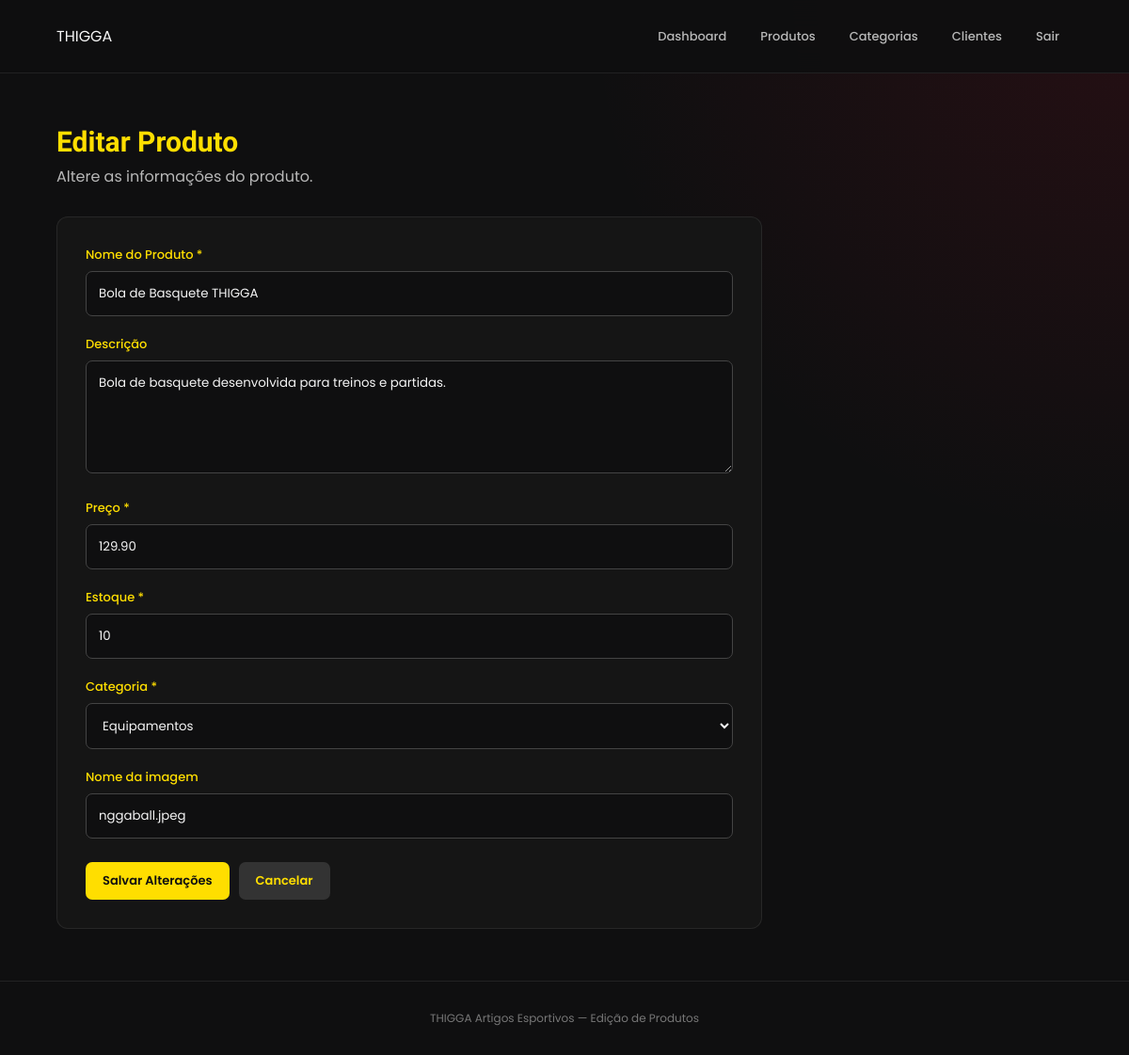
Page /admin/produtos/editar.php?id=7 (signed in) on the committed database.
### tables this page shows
CREATE TABLE IF NOT EXISTS produtos (

    id INT AUTO_INCREMENT PRIMARY KEY,

    nome VARCHAR(150) NOT NULL,

    descricao TEXT,

    preco DECIMAL(10,2) NOT NULL DEFAULT 0.00,

    estoque INT NOT NULL DEFAULT 0,

    imagem VARCHAR(255),

    categoria_id INT,

    CONSTRAINT fk_produto_categoria
        FOREIGN KEY (categoria_id)
        REFERENCES categorias(id)
        ON DELETE SET NULL
        ON UPDATE CASCADE

);

CREATE TABLE IF NOT EXISTS categorias (

    id INT AUTO_INCREMENT PRIMARY KEY,

    nome VARCHAR(100) NOT NULL,

    descricao TEXT

);

### admin/produtos/editar.php (the view, shortened to what this page needs)
<?php
require_once "../../config/conexao.php";
$id = filter_input(
    INPUT_GET,
    "id",
    FILTER_VALIDATE_INT
);
$sql = "
    SELECT *
    FROM produtos
    WHERE id = :id
    LIMIT 1
";
$stmt = $pdo->prepare($sql);
$stmt->bindValue(":id", $id, PDO::PARAM_INT);
$stmt->execute();
$produto = $stmt->fetch(PDO::FETCH_ASSOC);
$sqlCategorias = "
    SELECT *
    FROM categorias
    ORDER BY nome ASC
";
$stmtCategorias = $pdo->query($sqlCategorias);
$categorias = $stmtCategorias->fetchAll(
    PDO::FETCH_ASSOC
);
?>
<!DOCTYPE html>
<html lang="pt-BR">
<head>
    <link
        rel="stylesheet"
        href="../../assets/css/admin.css"
    >
</head>
<body>
<header class="admin-header">
    <div class="admin-logo">
        THIGGA
    </div>
    <nav class="admin-menu">
        <a href="../dashboard.php">
            Dashboard
        </a>
        <a href="listar.php">
            Produtos
        </a>
        <a href="../categorias/listar.php">
            Categorias
        </a>
        <a href="../clientes/listar.php">
            Clientes
        </a>
        <a href="../logout.php">
            Sair
        </a>
    </nav>
</header>
<main class="admin-container">
    <div class="admin-titulo">
        <h1>
            Editar Produto
        </h1>
        <p>
            Altere as informações do produto.
        </p>
    </div>
    <form
        action="atualizar.php"
        method="POST"
        class="form-admin"
    >
        <div class="form-grupo">
            <label for="nome">
                Nome do Produto *
            </label>
            <input
                type="text"
                id="nome"
                name="nome"
                value="<?php echo htmlspecialchars($produto['nome']); ?>"
                required
            >
        </div>
        <div class="form-grupo">
            <label for="descricao">
                Descrição
            </label>
            <textarea
                id="descricao"
                name="descricao"
            ><?php echo htmlspecialchars($produto['descricao'] ?? ''); ?></textarea>
        </div>
        <div class="form-grupo">
            <label for="preco">
                Preço *
            </label>
            <input
                type="number"
                id="preco"
                name="preco"
                value="<?php echo $produto['preco']; ?>"
                step="0.01"
                min="0"
                required
            >
        </div>
        <div class="form-grupo">
            <label for="estoque">
                Estoque *
            </label>
            <input
                type="number"
                id="estoque"
                name="estoque"
                value="<?php echo $produto['estoque']; ?>"
                min="0"
                required
            >
        </div>
        <div class="form-grupo">
            <label for="categoria_id">
                Categoria *
            </label>
            <select
                id="categoria_id"
                name="categoria_id"
                required
            >
                <?php foreach ($categorias as $categoria): ?>
                    <option
                        value="<?php echo $categoria['id']; ?>"
                        <?php
                        if (
                            $categoria['id']
                            == $produto['categoria_id']
                        ) {
                            echo "selected";
                        }
                        ?>
                    >
                        <?php
                        echo htmlspecialchars(
                            $categoria['nome']
                        );
                        ?>
                    </option>
                <?php endforeach; ?>
            </select>
        </div>
        <div class="form-grupo">
            <label for="imagem">
                Nome da imagem
            </label>
            <input
                type="text"
                id="imagem"
                name="imagem"
                value="<?php echo htmlspecialchars($produto['imagem'] ?? ''); ?>"
                placeholder="Ex: camiseta.jpg"
            >
        </div>
        <div
            style="
                display:flex;
                gap:10px;
                flex-wrap:wrap;
                margin-top:25px;
            "
        >
            <button
                type="submit"
                class="btn-admin btn-novo"
                style="border:none; cursor:pointer;"
            >
                Salvar Alterações
            </button>
            <a
                href="listar.php"
                class="btn-admin btn-editar"
            >
                Cancelar
            </a>
        </div>
    </form>
</main>
<footer class="admin-footer">
    THIGGA Artigos Esportivos —
    Edição de Produtos
</footer>
</body>
</html>

### assets/css/admin.css (style rules this page uses)
:root { --vermelho: #C8102E; --vermelho-escuro: #8E0B20; --preto: #0F0F10; --preto2: #151515; --preto3: #1D1D1D; --branco: #F5F5F5; --cinza: #B8B8B8; --cinza2: #777777; --dourado: #D4AF37; --dourado-claro: #FFDE00; --borda: rgba(255, 255, 255, .08); }
* { margin: 0; padding: 0; box-sizing: border-box; }
html { scroll-behavior: smooth; }
body { min-height: 100vh; font-family: "Poppins", sans-serif; background: radial-gradient( circle at top right, rgba(200, 16, 46, .12), transparent 35% ), var(--preto); color: var(--branco); }
.admin-header { min-height: 78px; padding: 0 5%; display: flex; align-items: center; justify-content: space-between; gap: 30px; position: sticky; top: 0; z-index: 1000; background: rgba(15, 15, 16, .96); border-bottom: 1px solid var(--borda); backdrop-filter: blur(15px); }
.admin-menu { display: flex; align-items: center; gap: 8px; }
.admin-menu a { padding: 10px 14px; border-radius: 7px; color: var(--cinza); text-decoration: none; font-size: 13px; font-weight: 500; transition: .25s; }
.admin-container { width: 90%; max-width: 1250px; margin: 0 auto; padding: 55px 0; }
.admin-titulo { margin-bottom: 30px; }
.admin-titulo h1 { font-family: "Orbitron", sans-serif; color: var(--dourado-claro); font-size: 30px; }
.admin-titulo p { margin-top: 7px; color: var(--cinza); }
.btn-admin { display: inline-block; padding: 10px 18px; border: none; border-radius: 7px; text-decoration: none; font-family: "Poppins", sans-serif; font-size: 13px; font-weight: 600; cursor: pointer; transition: .25s; }
.btn-novo { background: var(--dourado-claro); color: var(--preto); }
.btn-editar { background: #333; color: var(--dourado-claro); }
.form-admin { max-width: 750px; padding: 30px; background: var(--preto2); border: 1px solid var(--borda); border-radius: 12px; }
.form-grupo { margin-bottom: 20px; }
.form-grupo label { display: block; margin-bottom: 7px; color: var(--dourado-claro); font-size: 13px; font-weight: 500; }
.form-grupo input, .form-grupo textarea, .form-grupo select { width: 100%; padding: 13px; background: var(--preto); color: var(--branco); border: 1px solid #444; border-radius: 7px; outline: none; font-family: "Poppins", sans-serif; transition: .25s; }
.form-grupo textarea { min-height: 120px; resize: vertical; }
.admin-footer { padding: 30px 15px; border-top: 1px solid var(--borda); color: var(--cinza2); text-align: center; font-size: 12px; }

### rows in the picture
produtos: nome "Bola de Basquete THIGGA", descricao "Bola de basquete desenvolvida para treinos e partidas.", preco "129.90", estoque "10", categoria_id "Equipamentos", imagem "nggaball.jpeg"
